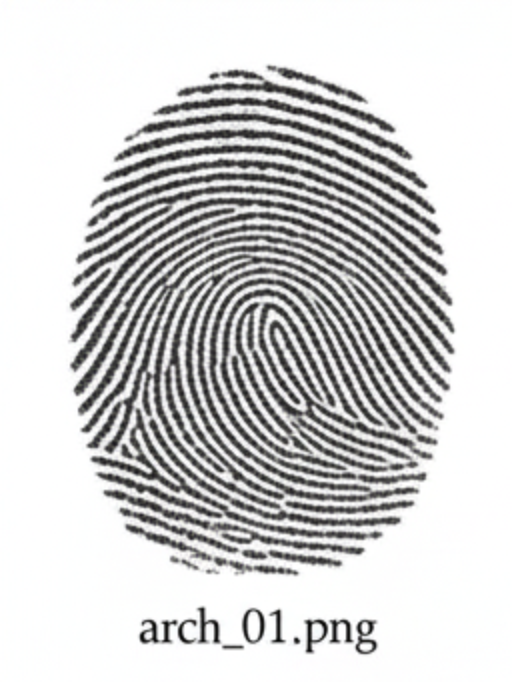
#> input picture data/fingerprint_images/Arch 1.png, 512 x 682 px; its folder holds only this picture in this run
$ python -i preprocess_image.py   (imports and definitions only)
#> lines starting #> are read from the running program, lines starting #| are printed output that depends on the picture; after the words box and inside, x2 and y2 are one past the last pixel; in counts of white or black regions, pixels touching at a corner belong together
"""
Module 3A: Fingerprint Image Preprocessing
Purpose: Fixed Skeletonization to resolve 'All Whorl' and high-count errors.
"""
import cv2
import numpy as np
import os
from config import FINGERPRINT_PROCESSED_DIR

def morphological_thinning(image):
    """Guaranteed skeletonization using core OpenCV functions."""
    _, img = cv2.threshold(image, 127, 255, cv2.THRESH_BINARY)
    skel = np.zeros(img.shape, np.uint8)
    element = cv2.getStructuringElement(cv2.MORPH_CROSS, (3, 3))
    temp_img = img.copy()

    while True:
        eroded = cv2.erode(temp_img, element)
        temp = cv2.dilate(eroded, element)
        temp = cv2.subtract(temp_img, temp)
        skel = cv2.bitwise_or(skel, temp)
        temp_img = eroded.copy()
        if cv2.countNonZero(temp_img) == 0:
            break
    return skel

def zhang_suen_thinning(binary_image):
    """Zhang-Suen with Morphological fallback."""
    try:
        img = np.where(binary_image > 0, 1, 0).astype(np.uint8)
        thinned = cv2.ximgproc.thinning(img, thinningType=cv2.ximgproc.THINNING_ZHANGSUEN)
        result = (thinned * 255).astype(np.uint8)
        if cv2.countNonZero(result) == 0:
            return morphological_thinning(binary_image)
        return result
    except:
        return morphological_thinning(binary_image)

def preprocess_fingerprint(image, patient_id=None, save=False):
    """Refined Pipeline to fix Pattern and Ridge Count errors."""
#> called with save = False

    # Step 0: Enhancement (Tuned CLAHE for your dataset)
    # ClipLimit 3.0 prevents over-sharpening noise
    normalized = cv2.normalize(image, None, 0, 255, cv2.NORM_MINMAX)
    clahe = cv2.createCLAHE(clipLimit=3.0, tileGridSize=(8, 8))
    enhanced = clahe.apply(normalized)

    # Step 1: Denoising (CRITICAL: Removes salt-and-pepper noise)
    denoised = cv2.medianBlur(enhanced, 5)
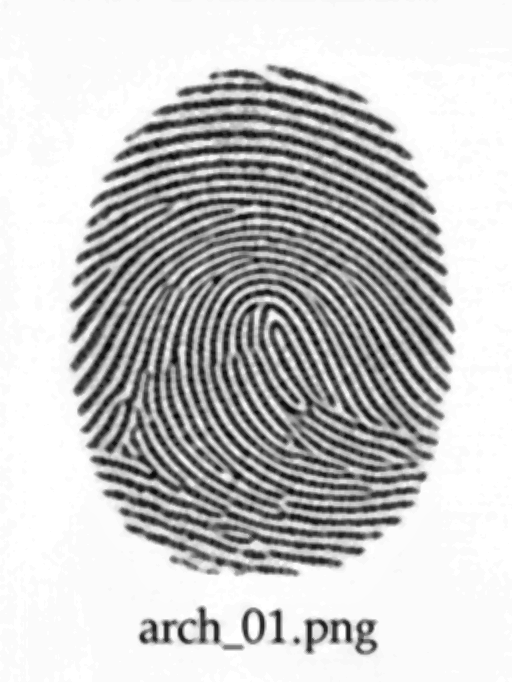
#> denoised: shape (682, 512); min 5, max 255, mean 196

    # Step 2: Adaptive Binarization
    # C=7 helps keep ridges thin and separate, preventing false Deltas
    binary = cv2.adaptiveThreshold(
        denoised, 255,
        cv2.ADAPTIVE_THRESH_GAUSSIAN_C,
        cv2.THRESH_BINARY_INV, 21, 7
    )
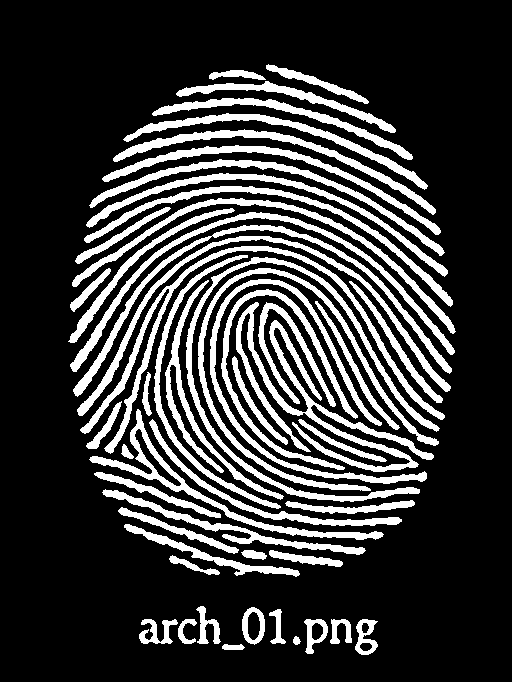
#> binary: shape (682, 512); 22.2% white; 53 white regions, largest, box (x1, y1, x2, y2) and area: (236, 302, 434, 472) 4830, (80, 246, 445, 454) 3953, (186, 257, 440, 502) 3790

    # Step 3: Morphological Closing (THE WHORL FIX)
    # Fills tiny 'white holes' in the ridges so the skeleton is smooth
    close_kernel = np.ones((3, 3), np.uint8)
    closed = cv2.morphologyEx(binary, cv2.MORPH_CLOSE, close_kernel)
#> closed: shape (682, 512); 22.2% white; 47 white regions, largest, box (x1, y1, x2, y2) and area: (186, 257, 440, 502) 7090, (236, 302, 434, 472) 4849, (80, 246, 445, 454) 4347

    # Step 4: Skeletonization
    thinned = zhang_suen_thinning(closed)
#> in zhang_suen_thinning, `thinned = cv2.ximgproc.thinning(img, thinningType=cv2.ximgproc.THINNIN..`: thinned: shape (682, 512); every value is 0
#> after the loop in morphological_thinning, `while True:`:
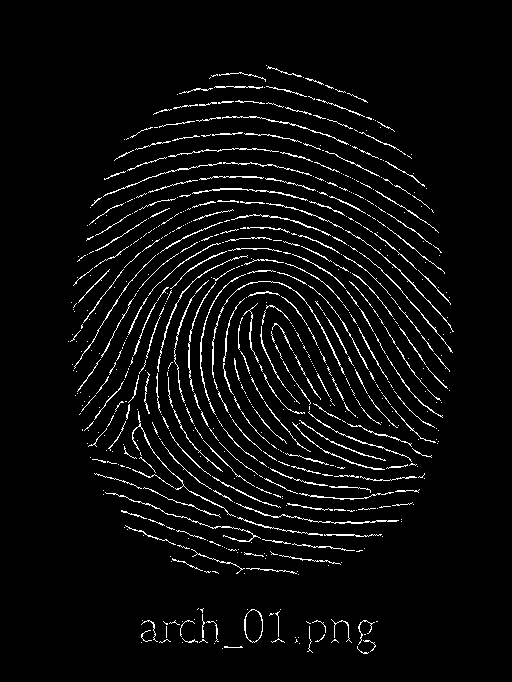
#> skel: shape (682, 512); 4.5% white in thin lines or dots, all inside (x1, y1, x2, y2) = (68, 65, 454, 654)

    # --- AUDIT VIEW ---
    r_view = cv2.resize(image, (250, 350))
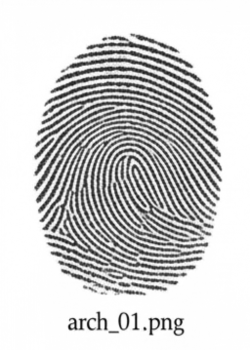
#> r_view: shape (350, 250); min 14, max 255, mean 206.4
    b_view = cv2.resize(closed, (250, 350))
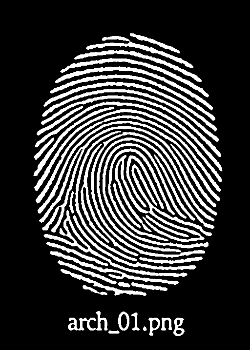
#> b_view: shape (350, 250); min 0, max 255, mean 56.6
    s_view = cv2.resize(thinned, (250, 350))
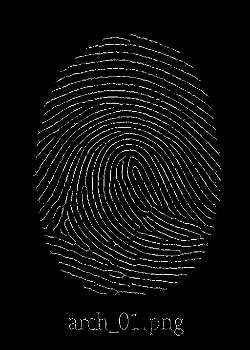
#> s_view: shape (350, 250); min 0, max 255, mean 11.5
    debug_panel = np.hstack((r_view, b_view, s_view))
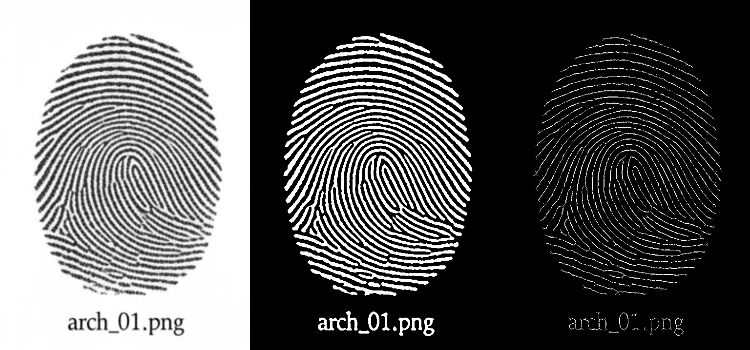
#> debug_panel: shape (350, 750); min 0, max 255, mean 91.5

    # Optional: Comment these 3 lines if batch processing thousands of images
    cv2.imshow(f"Debug: {patient_id}", debug_panel)
    print(f"✓ Viewing: {patient_id}. Press any key...")
    cv2.waitKey(1) # Using 1 for faster batch testing, change to 0 for manual check
    # ------------------

    if save and patient_id:
        os.makedirs(FINGERPRINT_PROCESSED_DIR, exist_ok=True)
        output_path = os.path.join(FINGERPRINT_PROCESSED_DIR, f"{patient_id}_proc.png")
        cv2.imwrite(output_path, thinned)

    return thinned

def preprocess_all_fingerprints(fingerprints_dict, save=True):
    processed = {}
    print("\n" + "="*50)
    print("✓ MODULE 3A: FIXING PATTERN & COUNT LOGIC")
    print("="*50)

    for pid, img in fingerprints_dict.items():
        try:
            processed[pid] = preprocess_fingerprint(img, pid, save)
        except Exception as e:
            print(f"✗ Error in {pid}: {str(e)}")

    print(f"\n✓ Processed {len(processed)} skeletons successfully.")
    return processed

# [5 lines not run here, left out]

>>> import cv2
>>> picture = cv2.imread('../data/fingerprint_images/Arch 1.png', cv2.IMREAD_GRAYSCALE)
>>> result = preprocess_fingerprint(picture)

$ run again, on data/fingerprint_images/Arch 10.png
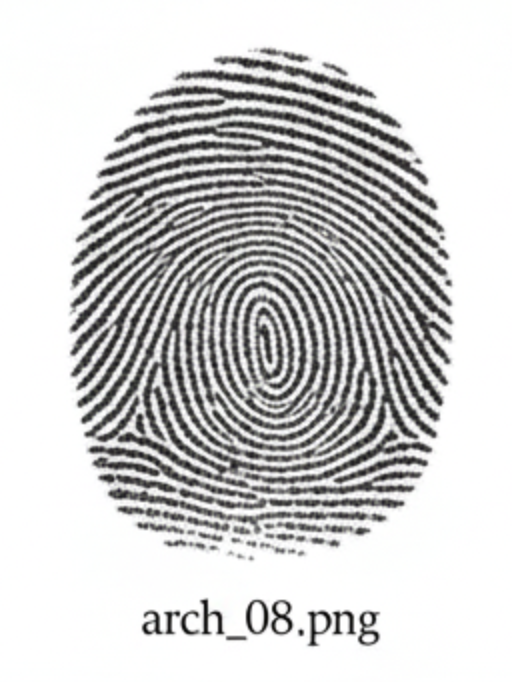
#> input picture data/fingerprint_images/Arch 10.png, 512 x 682 px
#> in preprocess_fingerprint, `binary = cv2.adaptiveThreshold( denoised, 255, cv2.ADAPTIVE_THRESH_GAU..`:
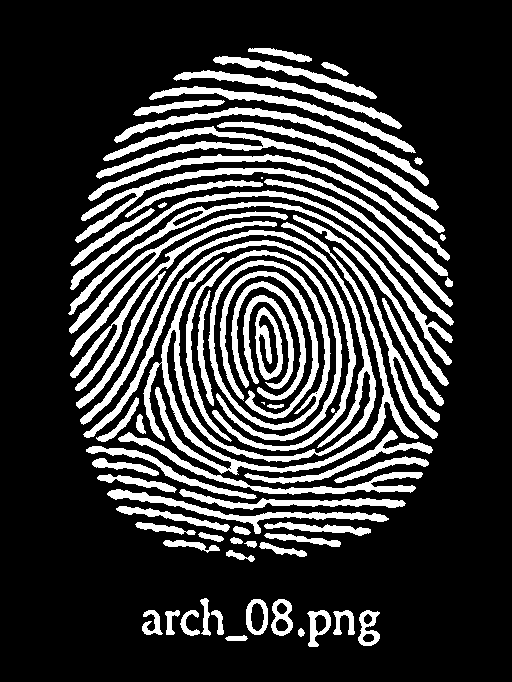
#> binary: shape (682, 512); 22.3% white; 72 white regions (3 under 20 px), largest, box (x1, y1, x2, y2) and area: (80, 222, 419, 475) 10049, (83, 240, 356, 451) 3504, (96, 126, 445, 233) 3449
#> closed: shape (682, 512); 22.4% white; 63 white regions (2 under 20 px), largest, box (x1, y1, x2, y2) and area: (80, 222, 423, 495) 12246, (83, 240, 356, 451) 3532, (96, 126, 446, 241) 3496
#> thinned: shape (682, 512); every value is 0
#> in preprocess_fingerprint, `debug_panel = np.hstack((r_view, b_view, s_view))`:
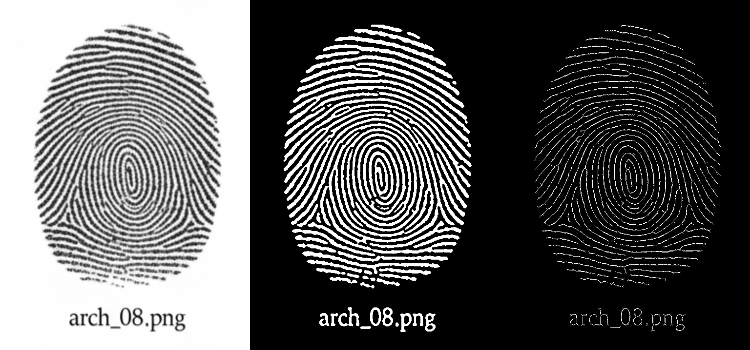
#> debug_panel: shape (350, 750); min 0, max 255, mean 91.4

$ run again, on data/fingerprint_images/Arch 3.png
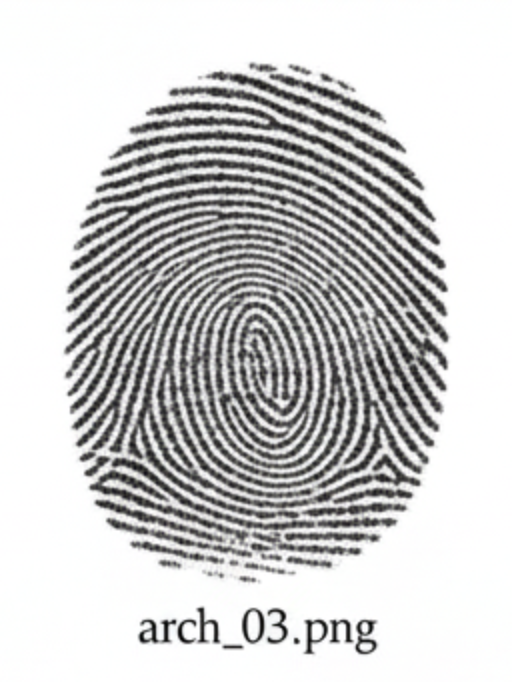
#> input picture data/fingerprint_images/Arch 3.png, 512 x 682 px
#> in preprocess_fingerprint, `binary = cv2.adaptiveThreshold( denoised, 255, cv2.ADAPTIVE_THRESH_GAU..`:
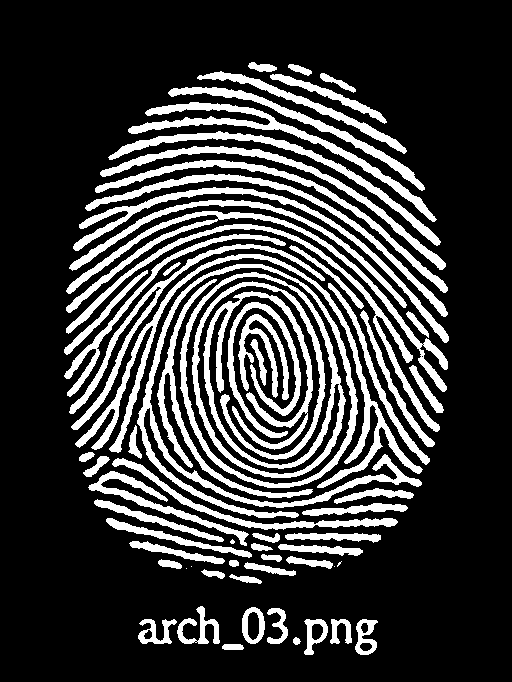
#> binary: shape (682, 512); 22.7% white; 65 white regions (5 under 20 px), largest, box (x1, y1, x2, y2) and area: (137, 264, 422, 518) 15874, (75, 254, 423, 488) 5098, (66, 211, 448, 392) 3956
#> closed: shape (682, 512); 22.8% white; 58 white regions (3 under 20 px), largest, box (x1, y1, x2, y2) and area: (128, 264, 422, 518) 19511, (75, 254, 423, 488) 5111, (66, 211, 448, 392) 4150
#> thinned: shape (682, 512); every value is 0
#> in preprocess_fingerprint, `debug_panel = np.hstack((r_view, b_view, s_view))`:
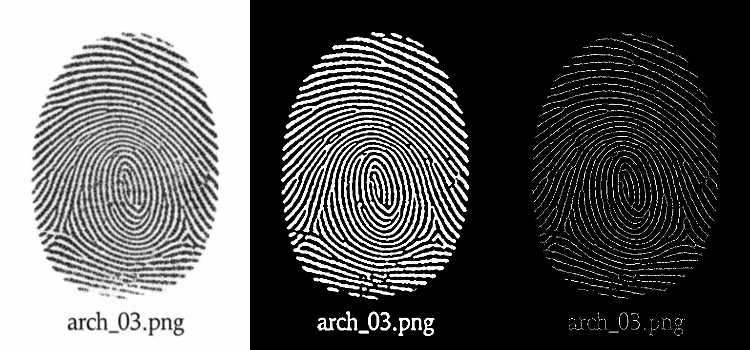
#> debug_panel: shape (350, 750); min 0, max 255, mean 91.1
